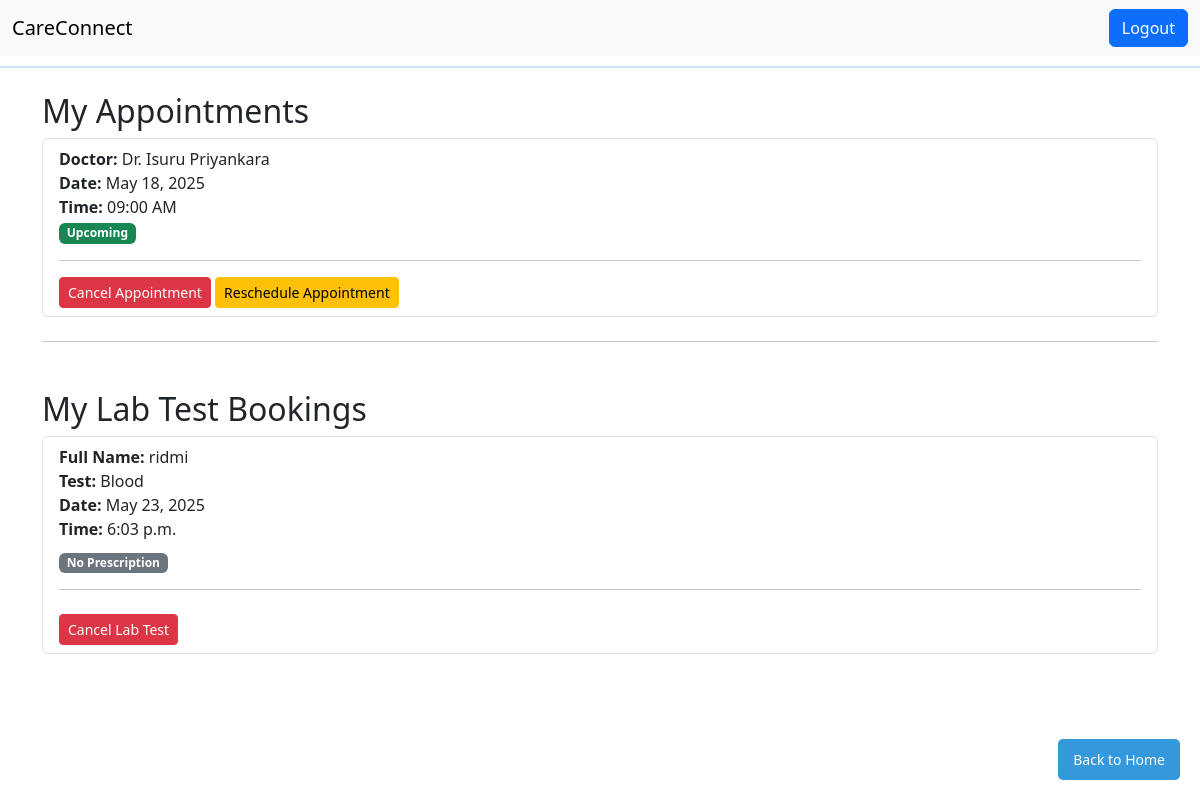
The app's page /dashboard/ (signed in), older data.
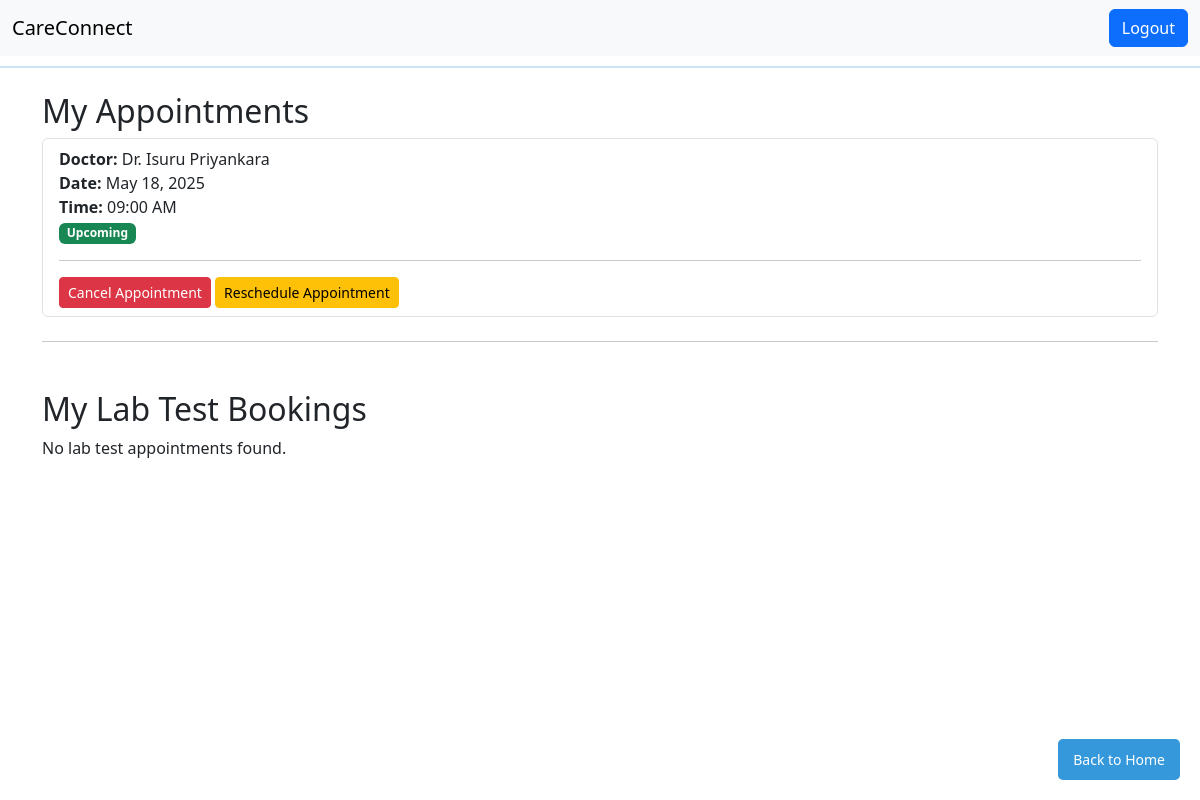
The same page, newer data.
### core/models.py (models this page shows, shortened)
class Appointment(models.Model):
    PAYMENT_METHOD_CHOICES = [
        ('online', 'Online Payment'),
        ('cash', 'Cash at Visit'),
    ]
    STATUS_CHOICES = [
        ('upcoming', 'Upcoming'),
        ('completed', 'Completed'),
        ('canceled', 'Canceled'),
    ]
    user = models.ForeignKey(User, on_delete=models.CASCADE)
    doctor = models.ForeignKey(Doctor, on_delete=models.CASCADE)
    date = models.DateField()
    time_slot = models.CharField(max_length=50)
    status = models.CharField(max_length=20, choices=STATUS_CHOICES, default='upcoming')
    payment_method = models.CharField(
        max_length=10,
        choices=PAYMENT_METHOD_CHOICES,
        default='online'
    )
    is_paid = models.BooleanField(default=False)
    class Meta:
        unique_together = ('doctor', 'date', 'time_slot')  # Prevent double bookings

class Doctor(models.Model):
    name = models.CharField(max_length=100)
    specialty = models.CharField(max_length=100)
    qualification = models.TextField(blank=True, null=True)
    availability = models.BooleanField(default=True)
    image = models.ImageField(upload_to='doctor_images/', null=True, blank=True)
    rating = models.FloatField(default=0.0)
    consultation_fee = models.DecimalField(max_digits=10, decimal_places=2, default=0.00)

class LabTestBooking(models.Model):
    user = models.ForeignKey(User, on_delete=models.CASCADE)
    full_name = models.CharField(max_length=100)
    email = models.EmailField(default='abc@gmail.com')  # Default email value
    test = models.CharField(max_length=50)
    preferred_date = models.DateField(null=True, blank=True)
    preferred_time = models.TimeField(default="09:00:00")  # Default time value
    prescription = models.FileField(upload_to='prescriptions/', null=True, blank=True)
    notes = models.TextField(blank=True)
    submitted_at = models.DateTimeField(auto_now_add=True)

### core/views.py (the view)
# urls.py: path('dashboard/', views.dashboard, name='dashboard'), #Display dashboard
@login_required
def dashboard(request):
    user = request.user
    appointments = Appointment.objects.filter(user=request.user)
    lab_tests = LabTestBooking.objects.filter(user=request.user)
    return render(request, 'dashboard.html', {
        'appointments': appointments,
        'lab_tests': lab_tests,
    })

### templates/dashboard.html (shortened to what this page needs)
{% extends 'base.html' %}
{% block content %}
<h2>My Appointments</h2>
{% if appointments %}
    <ul class="list-group">
        {% for appointment in appointments %}
            <li class="list-group-item">
                <strong>Doctor:</strong> {{ appointment.doctor.name }} <br>
                <strong>Date:</strong> {{ appointment.date }} <br>
                <strong>Time:</strong> {{ appointment.time_slot }} <br>
                {% if appointment.status == 'upcoming' %}
                    <span class="badge bg-success">Upcoming</span>
                {% elif appointment.status == 'completed' %}
                    <span class="badge bg-primary">Completed</span>
                {% elif appointment.status == 'canceled' %}
                    <span class="badge bg-danger">Canceled</span>
                {% endif %}
                <hr>
                <div class="mt-2">
                    {% if appointment.status == 'upcoming' %}
                        <form method="POST" action="{% url 'cancel_appointment' appointment.id %}" style="display:inline;">
                            <button type="submit" class="btn btn-danger btn-sm">Cancel Appointment</button>
                        </form>
                        <a href="{% url 'reschedule_appointment' appointment.id %}" class="btn btn-warning btn-sm ml-2">Reschedule Appointment</a>
                    {% endif %}
                </div>
            </li>
        {% endfor %}
    </ul>
{% else %}
    <p>No doctor appointments found.</p>
{% endif %}
<hr class="my-4">
<h2 class="mt-5">My Lab Test Bookings</h2>
{% if lab_tests %}
    <ul class="list-group">
        {% for test in lab_tests %}
            <li class="list-group-item">
                <strong>Full Name:</strong> {{ test.full_name }} <br>
                <strong>Test:</strong> {{ test.test|title }} <br>
                <strong>Date:</strong> {{ test.preferred_date }} <br>
                <strong>Time:</strong> {{ test.preferred_time }} <br>
                <div class="mt-2">
                    {% if test.prescription %}
                        <a href="{{ test.prescription.url }}" target="_blank" class="btn btn-primary btn-sm">View Prescription</a>
                    {% else %}
                        <span class="badge bg-secondary">No Prescription</span>
                    {% endif %}
                    <hr>
                    <form method="POST" action="{% url 'cancel_lab_test' test.id %}" style="display:inline;">
                        <button type="submit" class="btn btn-danger btn-sm mt-2">Cancel Lab Test</button>
                    </form>
                </div>
            </li>
        {% endfor %}
    </ul>
{% else %}
    <p>No lab test appointments found.</p>
{% endif %}
<a href="/" class="home-button">Back to Home</a>
{% endblock %}

### templates/base.html (shortened to what this page needs)
{% load static %}
<!DOCTYPE html>
<html>
<head>
    <link href="https://cdn.jsdelivr.net/npm/bootstrap@5.3.2/dist/css/bootstrap.min.css" rel="stylesheet">
    <link href="https://cdnjs.cloudflare.com/ajax/libs/animate.css/4.1.1/animate.min.css" rel="stylesheet">
    <link rel="stylesheet" href="{% static 'style.css' %}">
</head>
<body>
    <nav class="navbar navbar-expand-lg navbar-light bg-light">
        <div class="container-fluid">
            <a class="navbar-brand" href="/">CareConnect</a>
            <div>
                {% if user.is_authenticated %}
                    <form method="post" action="{% url 'logout' %}" style="display: inline;">
                        <button type="submit" class="btn btn-primary">Logout</button>
                    </form>
                {% else %}
                    <a href="/login/" class="btn btn-primary btn-sm me-2">Login</a>
                    <a href="/register/" class="btn btn-primary btn-sm">Register</a>
                {% endif %}
            </div>
        </div>
    </nav>
    <hr style="border: 1px solid #3498db; margin-top: 10px;">
    <div class="container mt-4">
        {% block content %}{% endblock %}
    </div>
</body>
</html>

### core/static/style.css (style rules this page uses)
body { font-family: 'Segoe UI', Tahoma, Geneva, Verdana, sans-serif; background-color: #ffffff; margin: 0; padding: 0; }

### templates/dashboard.html (style rules this page uses)
.home-button { position: fixed; bottom: 20px; right: 20px; background-color: #3498db; color: white; padding: 10px 15px; border: none; border-radius: 5px; text-decoration: none; font-size: 14px; }

Row changes from the older to the newer data that the page shows:
removed LabTestBooking: full_name "ridmi", test "Blood", preferred_date "May 23, 2025", preferred_time "6:03 p.m.", prescription "No Prescription"
Text that changed along with them:
text now shown: "No lab test appointments found."
